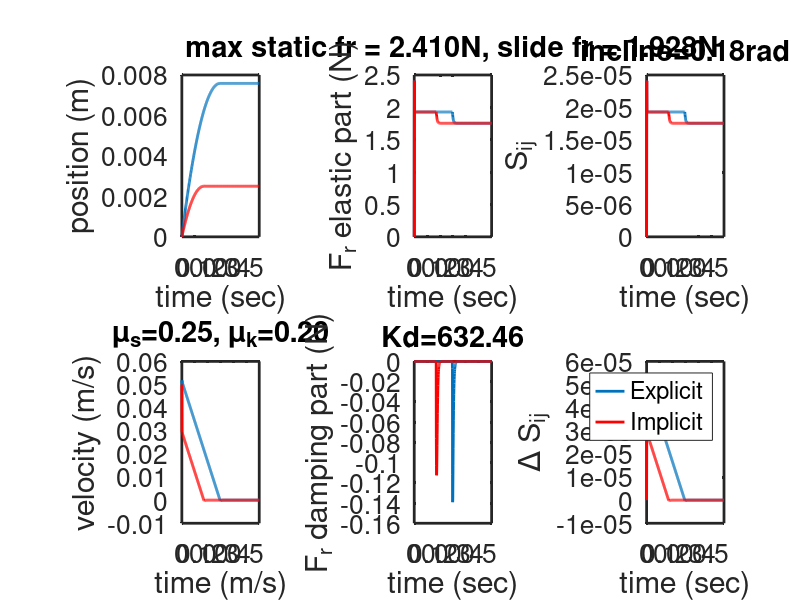

Reproduce this figure in MATLAB.
clc
clear all
close all

m = 1;
g = 9.8;
k = 1e3;
mu_s = 0.25;
mu_k = 0.2;
slope_theta = 0.18;

%solver = 'implicit';
solver = 'explicit';
fr_model_damping = true;

Tend = 0.6;
dt = 1e-3;
t = 0:dt:Tend;

x = zeros(length(t),1);
v = zeros(length(t),1);
acc = zeros(length(t),1);
Ef_array = zeros(length(t),1);
Df_array = zeros(length(t),1);
dSij_array = zeros(length(t),1);

x(1) = 0;
x_init = x(1);
v(1) = 0.05;
acc(1) = g*sin(slope_theta);
Ef_array(1) = 0;
Df_array(1) = 0;
dSij_array(1) = 0;

Ke = 1e5;
%Ke = 0;
%Kd = 2*sqrt(m*Ke);
%Kd = 0;

slide_mode = 's';
%define relative displacement history
Sij = 0;
Sij_array = zeros(length(t),1);


theta_array =  zeros(length(t),1);

theta_array(1) = slope_theta;
Sij_array(1) = 0;
% slide_slack_s = mu_s*m*g*cos(slope_theta)/Ke;
% slide_slack_k = mu_k*m*g*cos(slope_theta)/Ke;
friction = 0;
pj = 0;
delta_Sij = 0;
Kd=0;
for i = 1:length(t)-1
    
%	slope_theta = min(slope_theta + 0.001, 0.25);
    slide_slack_s = mu_s*m*g*cos(slope_theta)/Ke;
    slide_slack_k = mu_k*m*g*cos(slope_theta)/Ke;
    
    if solver == 'implicit'
        if fr_model_damping == true
            Kd = 2*sqrt(m*Ke);
        else
            Kd = 0;
        end
        
        if slide_mode == 's'
            acc(i+1) = (m*g*sin(slope_theta) - Ke*Sij - Ke*dt*v(i) - Kd*v(i))/(m + k*dt^2 + Ke*dt^2 + Kd*dt);
        else
            
            acc(i+1) = (m*g*sin(slope_theta) - Ke*Sij)/(m + k*dt^2);
        end
        
    else
        
        acc(i+1) = (m*g*sin(slope_theta) - friction)/m;
    end
    
    
    
    v(i+1) = v(i) + dt*acc(i+1);
    x(i+1) = x(i) + dt*v(i+1);
    
    pi = x(i+1) - x(i);
    delta_Sij = pi-pj;
    Sij = Sij + delta_Sij;
    
    slide_slack = abs(Sij);
    
    Sij_old = Sij;
    if slide_mode == 's'
        
        if fr_model_damping == true
            Kd = 2*sqrt(m*Ke);
        else
            Kd = 0;
        end
        
        
        alpha_s = slide_slack/slide_slack_s;
        if alpha_s > 1
            Sij = Sij/alpha_s;
            slide_mode = 'k';
            Kd = 0;
        end
    else
        alpha_k = slide_slack/slide_slack_k;
        if alpha_k > 1
            %Sij = Sij/alpha_k;
            
            Sij = sign(Sij)*slide_slack_k;
            Kd = 0;
        else
            slide_mode = 's';
            if fr_model_damping == true
                Kd = 2*sqrt(m*Ke);
            else
                Kd = 0;
            end
        end
    end
    
    Ef = Ke * Sij;
    
    Df = Kd * delta_Sij/dt;
    
    friction = Ef + Df;
    
    
    Ef_array(i+1) = Ef;
    Df_array(i+1) = Df;
    Sij_array(i+1) = Sij;
    theta_array(i+1) = slope_theta;
    dSij_array(i+1) = delta_Sij;
    
    fprintf('time=%.5f, slide_mode=%s, sij_old=%g, sij=%g, dsij=%g\n', t(i), slide_mode, Sij_old, Sij, delta_Sij)
    
    
    
end

FontSize = 22;
LineWidth = 2;

figure('units','normalized','outerposition',[0 0 1 1]);
subplot(2,3,1)
plot(t, x, 'LineWidth', LineWidth);
xlabel('time (sec)', 'FontSize', FontSize);
ylabel('position (m)', 'FontSize', FontSize);
set(gca, 'linewidth', LineWidth);
a = get(gca, 'XTick');
set(gca, 'FontSize', FontSize-3)
xlim([0,Tend])

subplot(2,3,4)
plot(t, v, 'LineWidth', LineWidth);
xlabel('time (m/s)', 'FontSize', FontSize);
ylabel('velocity (m/s)', 'FontSize', FontSize);
set(gca, 'linewidth', LineWidth);
a = get(gca, 'XTick');
set(gca, 'FontSize', FontSize-3)
title(sprintf('\\mu_s=%.2f, \\mu_k=%.2f', mu_s, mu_k));
xlim([0,Tend])

% subplot(2,3,3)
% plot(t, theta_array, 'LineWidth', LineWidth)
% xlabel('time (sec)', 'FontSize', FontSize);
% ylabel('incline angle (rad)', 'FontSize', FontSize);
% set(gca, 'linewidth', LineWidth);
% a = get(gca, 'XTick');
% set(gca, 'FontSize', FontSize-3)
% title(sprintf('tan^{-1} \\mu_s = %.2frad, tan^{-1} \\mu_k = %.2frad', atan(mu_s), atan(mu_k)));
% xlim([0, Tend])


subplot(2,3,2)
plot(t, Ef_array, 'LineWidth', LineWidth)
xlabel('time (sec)', 'FontSize', FontSize);
ylabel('F_r elastic part (N)', 'FontSize', FontSize);
set(gca, 'linewidth', LineWidth);
a = get(gca, 'XTick');
set(gca, 'FontSize', FontSize-3)
title(sprintf('max static fr = %.3fN, slide fr = %.3fN', mu_s*m*g*cos(slope_theta), mu_k*g*cos(slope_theta)));
xlim([0, Tend])

subplot(2,3,5)
plot(t, Df_array, 'LineWidth', LineWidth)
%title(sprintf('Ke=%.0gN/m, Kd=%.2fNs/m, dt = %gsec', Ke, Kd,dt));
xlabel('time (sec)', 'FontSize', FontSize);
ylabel('F_r damping part (N)', 'FontSize', FontSize);
set(gca, 'linewidth', LineWidth);
a = get(gca, 'XTick');
set(gca, 'FontSize', FontSize-3)
xlim([0,Tend])
title(sprintf('Kd=%.2f',Kd));


subplot(2,3,3)
plot(t, Sij_array, 'LineWidth', LineWidth)
xlabel('time (sec)', 'FontSize', FontSize);
ylabel('S_{ij}', 'FontSize', FontSize);
set(gca, 'linewidth', LineWidth);
a = get(gca, 'XTick');
set(gca, 'FontSize', FontSize-3)
xlim([0, Tend])
title(sprintf('incline=%.2frad', slope_theta));


subplot(2,3,6)
plot(t, dSij_array, 'LineWidth', LineWidth)
%title(sprintf('Ke=%.0gN/m, Kd=%.2fNs/m, dt = %gsec', Ke, Kd,dt));
xlabel('time (sec)', 'FontSize', FontSize);
ylabel('\Delta S_{ij}', 'FontSize', FontSize);
set(gca, 'linewidth', LineWidth);
a = get(gca, 'XTick');
set(gca, 'FontSize', FontSize-3)
xlim([0,Tend])

solver = 'implicit';
Tend = 0.6;
dt = 1e-3;
t = 0:dt:Tend;

x = zeros(length(t),1);
v = zeros(length(t),1);
acc = zeros(length(t),1);
Ef_array = zeros(length(t),1);
Df_array = zeros(length(t),1);
dSij_array = zeros(length(t),1);

x(1) = 0;
x_init = x(1);
v(1) = 0.05;
acc(1) = g*sin(slope_theta);
Ef_array(1) = 0;
Df_array(1) = 0;
dSij_array(1) = 0;

Ke = 1e5;
%Ke = 0;
%Kd = 2*sqrt(m*Ke);
%Kd = 0;

slide_mode = 's';
%define relative displacement history
Sij = 0;
Sij_array = zeros(length(t),1);


theta_array =  zeros(length(t),1);
slope_theta = 0.18;
%slope_theta = max(slope_theta - 0.001, 0.18);

theta_array(1) = slope_theta;
Sij_array(1) = 0;
% slide_slack_s = mu_s*m*g*cos(slope_theta)/Ke;
% slide_slack_k = mu_k*m*g*cos(slope_theta)/Ke;
friction = 0;
pj = 0;
delta_Sij = 0;
Kd=0;
slope_theta = 0.18;

for i = 1:length(t)-1
    
%	slope_theta = min(slope_theta + 0.001, 0.25);
    slide_slack_s = mu_s*m*g*cos(slope_theta)/Ke;
    slide_slack_k = mu_k*m*g*cos(slope_theta)/Ke;
    
    if solver == 'implicit'
        if fr_model_damping == true
            Kd = 2*sqrt(m*Ke);
        else
            Kd = 0;
        end
        
        if slide_mode == 's'
            acc(i+1) = (m*g*sin(slope_theta) - Ke*Sij - Ke*dt*v(i) - Kd*v(i))/(m + k*dt^2 + Ke*dt^2 + Kd*dt);
        else
            
            acc(i+1) = (m*g*sin(slope_theta) - Ke*Sij)/(m + k*dt^2);
        end
        
    else
        
        acc(i+1) = (m*g*sin(slope_theta) - friction)/m;
    end
    
    
    
    v(i+1) = v(i) + dt*acc(i+1);
    x(i+1) = x(i) + dt*v(i+1);
    
    pi = x(i+1) - x(i);
    delta_Sij = pi-pj;
    Sij = Sij + delta_Sij;
    
    slide_slack = abs(Sij);
    
    Sij_old = Sij;
    if slide_mode == 's'
        
        if fr_model_damping == true
            Kd = 2*sqrt(m*Ke);
        else
            Kd = 0;
        end
        
        
        alpha_s = slide_slack/slide_slack_s;
        if alpha_s > 1
            Sij = Sij/alpha_s;
            slide_mode = 'k';
            Kd = 0;
        end
    else
        alpha_k = slide_slack/slide_slack_k;
        if alpha_k > 1
            %Sij = Sij/alpha_k;
            
            Sij = sign(Sij)*slide_slack_k;
            Kd = 0;
        else
            slide_mode = 's';
            if fr_model_damping == true
                Kd = 2*sqrt(m*Ke);
            else
                Kd = 0;
            end
        end
    end
    
    Ef = Ke * Sij;
    
    Df = Kd * delta_Sij/dt;
    
    friction = Ef + Df;
    
    
    Ef_array(i+1) = Ef;
    Df_array(i+1) = Df;
    Sij_array(i+1) = Sij;
    theta_array(i+1) = slope_theta;
    dSij_array(i+1) = delta_Sij;
    
    fprintf('time=%.5f, slide_mode=%s, sij_old=%g, sij=%g, dsij=%g\n', t(i), slide_mode, Sij_old, Sij, delta_Sij)
    
    
    
end


subplot(2,3,1)
hold on
plot(t, x, 'r','LineWidth', LineWidth);
xlabel('time (sec)', 'FontSize', FontSize);
ylabel('position (m)', 'FontSize', FontSize);
set(gca, 'linewidth', LineWidth);
a = get(gca, 'XTick');
set(gca, 'FontSize', FontSize-3)
xlim([0,Tend])

subplot(2,3,4)
hold on
plot(t, v,'r', 'LineWidth', LineWidth);
xlabel('time (m/s)', 'FontSize', FontSize);
ylabel('velocity (m/s)', 'FontSize', FontSize);
set(gca, 'linewidth', LineWidth);
a = get(gca, 'XTick');
set(gca, 'FontSize', FontSize-3)
title(sprintf('\\mu_s=%.2f, \\mu_k=%.2f', mu_s, mu_k));
xlim([0,Tend])

% subplot(2,3,3)
% plot(t, theta_array, 'LineWidth', LineWidth)
% xlabel('time (sec)', 'FontSize', FontSize);
% ylabel('incline angle (rad)', 'FontSize', FontSize);
% set(gca, 'linewidth', LineWidth);
% a = get(gca, 'XTick');
% set(gca, 'FontSize', FontSize-3)
% title(sprintf('tan^{-1} \\mu_s = %.2frad, tan^{-1} \\mu_k = %.2frad', atan(mu_s), atan(mu_k)));
% xlim([0, Tend])


subplot(2,3,2)
hold on
plot(t, Ef_array,'r', 'LineWidth', LineWidth)
xlabel('time (sec)', 'FontSize', FontSize);
ylabel('F_r elastic part (N)', 'FontSize', FontSize);
set(gca, 'linewidth', LineWidth);
a = get(gca, 'XTick');
set(gca, 'FontSize', FontSize-3)
title(sprintf('max static fr = %.3fN, slide fr = %.3fN', mu_s*m*g*cos(slope_theta), mu_k*g*cos(slope_theta)));
xlim([0, Tend])

subplot(2,3,5)
hold on
plot(t, Df_array,'r', 'LineWidth', LineWidth)
%title(sprintf('Ke=%.0gN/m, Kd=%.2fNs/m, dt = %gsec', Ke, Kd,dt));
xlabel('time (sec)', 'FontSize', FontSize);
ylabel('F_r damping part (N)', 'FontSize', FontSize);
set(gca, 'linewidth', LineWidth);
a = get(gca, 'XTick');
set(gca, 'FontSize', FontSize-3)
xlim([0,Tend])
title(sprintf('Kd=%.2f',Kd));


subplot(2,3,3)
hold on
plot(t, Sij_array,'r', 'LineWidth', LineWidth)
xlabel('time (sec)', 'FontSize', FontSize);
ylabel('S_{ij}', 'FontSize', FontSize);
set(gca, 'linewidth', LineWidth);
a = get(gca, 'XTick');
set(gca, 'FontSize', FontSize-3)
xlim([0, Tend])
title(sprintf('incline=%.2frad', slope_theta));


subplot(2,3,6)
hold on
plot(t, dSij_array,'r', 'LineWidth', LineWidth)
%title(sprintf('Ke=%.0gN/m, Kd=%.2fNs/m, dt = %gsec', Ke, Kd,dt));
xlabel('time (sec)', 'FontSize', FontSize);
ylabel('\Delta S_{ij}', 'FontSize', FontSize);
set(gca, 'linewidth', LineWidth);
a = get(gca, 'XTick');
set(gca, 'FontSize', FontSize-3)
xlim([0,Tend])
lgd = legend('Explicit', 'Implicit');


